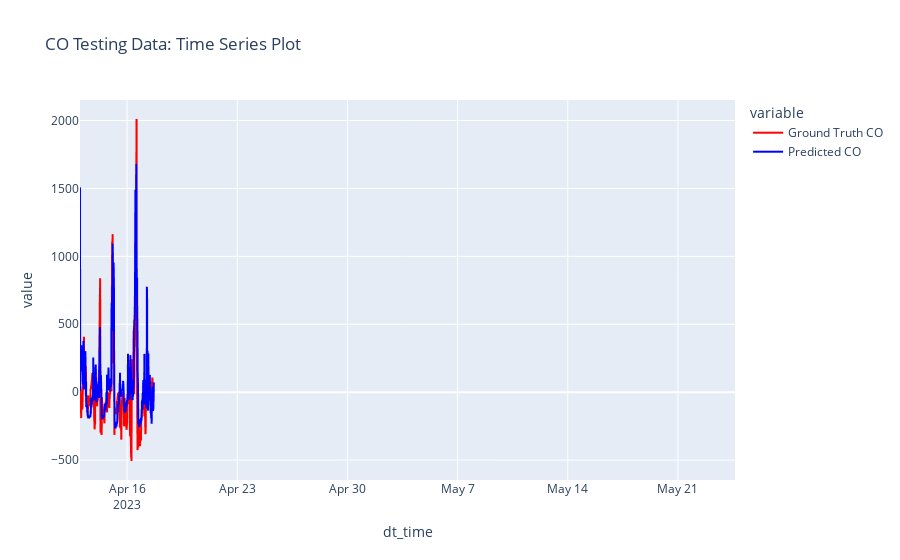

The notebook cell this image was saved under:
### Code cell
#Time Series Plot for testing data for NO2
y_pred_testCO = pd.DataFrame(y_pred_testCO, columns = ['Predicted CO'])
dt_time1 = testing_setCO['dt_time']
df_timeseriesCOtesting = pd.concat([y_pred_testCO, dt_time.reset_index(), y_testCO.reset_index()], axis=1)
df_timeseriesCOtesting
px.line(df_timeseriesCOtesting, x='dt_time', y = ['Ground Truth CO', 'Predicted CO'], 
        labels = {'x': 'Date', 'y': 'CO'}, title = 'CO Testing Data: Time Series Plot', color_discrete_sequence = ['red', 'blue'])

### Figure 1 — Plotly figure (JSON) as saved in the notebook; plotly's stock layout.template omitted (floating-point values rounded to 4 significant figures; data arrays with more than 128 entries replaced by an {"elided": "..."} marker saying what was removed)
{"data": [{"hovertemplate": "variable=Ground Truth CO<br>dt_time=%{x}<br>value=%{y}<extra></extra>", "legendgroup": "Ground Truth CO", "line": {"color": "red", "dash": "solid"}, "marker": {"symbol": "circle"}, "mode": "lines", "name": "Ground Truth CO", "showlegend": true, "type": "scattergl", "x": {"elided": "2389 str values"}, "xaxis": "x", "y": {"elided": "2389 float values"}, "yaxis": "y"}, {"hovertemplate": "variable=Predicted CO<br>dt_time=%{x}<br>value=%{y}<extra></extra>", "legendgroup": "Predicted CO", "line": {"color": "blue", "dash": "solid"}, "marker": {"symbol": "circle"}, "mode": "lines", "name": "Predicted CO", "showlegend": true, "type": "scattergl", "x": {"elided": "2389 str values"}, "xaxis": "x", "y": {"elided": "2389 float values"}, "yaxis": "y"}], "layout": {"legend": {"title": {"text": "variable"}, "tracegroupgap": 0}, "title": {"text": "CO Testing Data: Time Series Plot"}, "xaxis": {"anchor": "y", "domain": [0, 1], "title": {"text": "dt_time"}}, "yaxis": {"anchor": "x", "domain": [0, 1], "title": {"text": "value"}}}}
